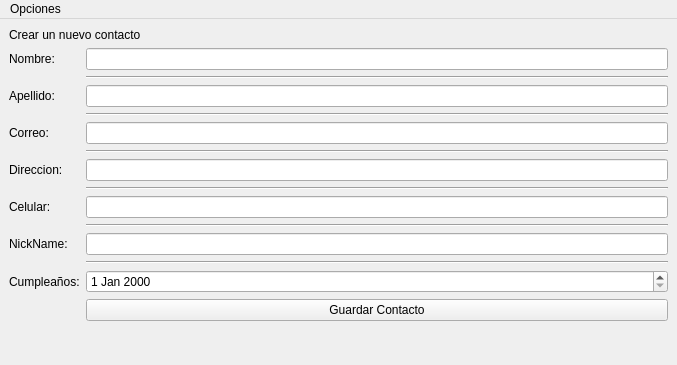
<?xml version="1.0" encoding="UTF-8"?>
<ui version="4.0">
 <class>MainWindow</class>
 <widget class="QMainWindow" name="MainWindow">
  <property name="geometry">
   <rect>
    <x>0</x>
    <y>0</y>
    <width>677</width>
    <height>365</height>
   </rect>
  </property>
  <property name="windowTitle">
   <string>MainWindow</string>
  </property>
  <widget class="QWidget" name="centralwidget">
   <layout class="QFormLayout" name="formLayout">
    <item row="0" column="0" colspan="2">
     <widget class="QLabel" name="label_2">
      <property name="text">
       <string>Crear un nuevo contacto</string>
      </property>
     </widget>
    </item>
    <item row="1" column="0">
     <widget class="QLabel" name="label">
      <property name="text">
       <string>Nombre:</string>
      </property>
     </widget>
    </item>
    <item row="1" column="1">
     <widget class="QLineEdit" name="txtNombre"/>
    </item>
    <item row="3" column="0">
     <widget class="QLabel" name="labelApellido">
      <property name="text">
       <string>Apellido:</string>
      </property>
     </widget>
    </item>
    <item row="3" column="1">
     <widget class="QLineEdit" name="txtApellido"/>
    </item>
    <item row="4" column="1">
     <widget class="Line" name="line_2">
      <property name="orientation">
       <enum>Qt::Orientation::Horizontal</enum>
      </property>
     </widget>
    </item>
    <item row="5" column="0">
     <widget class="QLabel" name="labelApellido_3">
      <property name="text">
       <string>Correo:</string>
      </property>
     </widget>
    </item>
    <item row="5" column="1">
     <widget class="QLineEdit" name="txtCorreo"/>
    </item>
    <item row="6" column="1">
     <widget class="Line" name="line_3">
      <property name="orientation">
       <enum>Qt::Orientation::Horizontal</enum>
      </property>
     </widget>
    </item>
    <item row="7" column="0">
     <widget class="QLabel" name="labelApellido_4">
      <property name="text">
       <string>Direccion:</string>
      </property>
     </widget>
    </item>
    <item row="7" column="1">
     <widget class="QLineEdit" name="txtDireccion"/>
    </item>
    <item row="8" column="1">
     <widget class="Line" name="line_4">
      <property name="orientation">
       <enum>Qt::Orientation::Horizontal</enum>
      </property>
     </widget>
    </item>
    <item row="9" column="0">
     <widget class="QLabel" name="labelApellido_2">
      <property name="text">
       <string>Celular:</string>
      </property>
     </widget>
    </item>
    <item row="9" column="1">
     <widget class="QLineEdit" name="txtCelular"/>
    </item>
    <item row="10" column="1">
     <widget class="Line" name="line_5">
      <property name="orientation">
       <enum>Qt::Orientation::Horizontal</enum>
      </property>
     </widget>
    </item>
    <item row="11" column="0">
     <widget class="QLabel" name="labelApellido_5">
      <property name="text">
       <string>NickName:</string>
      </property>
     </widget>
    </item>
    <item row="11" column="1">
     <widget class="QLineEdit" name="txtApodo"/>
    </item>
    <item row="12" column="1">
     <widget class="Line" name="line_6">
      <property name="orientation">
       <enum>Qt::Orientation::Horizontal</enum>
      </property>
     </widget>
    </item>
    <item row="13" column="0">
     <widget class="QLabel" name="labelApellido_6">
      <property name="text">
       <string>Cumpleaños:</string>
      </property>
     </widget>
    </item>
    <item row="13" column="1">
     <widget class="QDateEdit" name="dateEdit"/>
    </item>
    <item row="14" column="1">
     <widget class="QPushButton" name="btnGuardar">
      <property name="text">
       <string>Guardar Contacto</string>
      </property>
     </widget>
    </item>
    <item row="2" column="1">
     <widget class="Line" name="line">
      <property name="orientation">
       <enum>Qt::Orientation::Horizontal</enum>
      </property>
     </widget>
    </item>
   </layout>
  </widget>
  <widget class="QMenuBar" name="menubar">
   <property name="geometry">
    <rect>
     <x>0</x>
     <y>0</y>
     <width>677</width>
     <height>21</height>
    </rect>
   </property>
   <widget class="QMenu" name="menuOpcion">
    <property name="title">
     <string>Opciones</string>
    </property>
    <addaction name="actionActualizar"/>
    <addaction name="actionEliminar"/>
   </widget>
   <addaction name="menuOpcion"/>
  </widget>
  <action name="actionLabelActu">
   <property name="text">
    <string>LabelActu</string>
   </property>
  </action>
  <action name="actionActualizar">
   <property name="text">
    <string>Actualizar</string>
   </property>
  </action>
  <action name="actionEliminar">
   <property name="text">
    <string>Eliminar</string>
   </property>
  </action>
 </widget>
 <tabstops>
  <tabstop>txtNombre</tabstop>
  <tabstop>txtApellido</tabstop>
  <tabstop>txtCorreo</tabstop>
  <tabstop>txtDireccion</tabstop>
  <tabstop>txtCelular</tabstop>
  <tabstop>txtApodo</tabstop>
  <tabstop>dateEdit</tabstop>
  <tabstop>btnGuardar</tabstop>
 </tabstops>
 <resources/>
 <connections/>
</ui>
